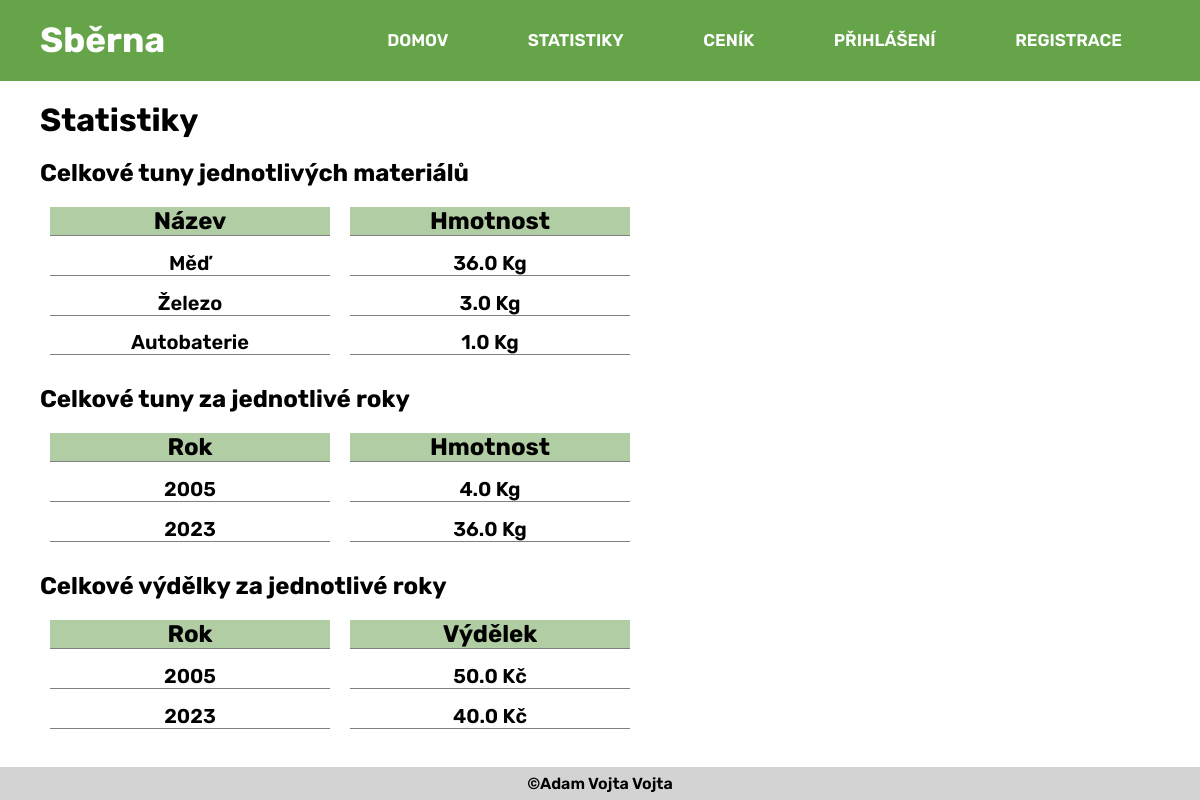
The app's page /statistiky, older data.
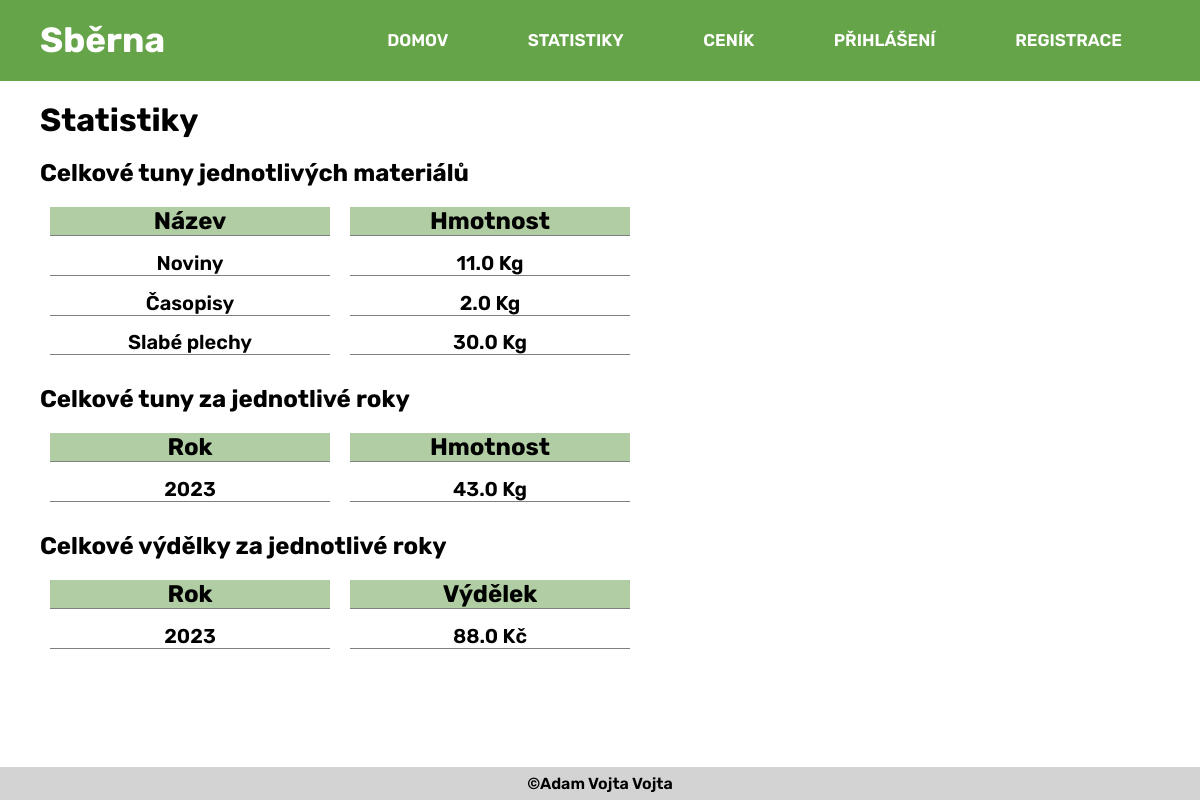
The same page, newer data.
### tables this page shows
CREATE TABLE typy_materialu (id_typu_materialu INTEGER NOT NULL PRIMARY KEY AUTOINCREMENT, nazev TEXT NOT NULL);

### app.py (the view)
@app.route('/statistiky')
def stats():
    connection = sqlite3.connect('sberna.db')
    cursor = connection.cursor()
    query = "SELECT typy_materialu.nazev, SUM(mnozstvi) celkove_mnozstvi FROM sbery JOIN polozka ON (sbery.id_sberu = polozka.id_sberu) JOIN typy_materialu ON (typy_materialu.id_typu_materialu = polozka.id_typu_materialu) GROUP BY typy_materialu.id_typu_materialu"
    cursor.execute(query)
    material_total=cursor.fetchall()
    query = "SELECT strftime('%Y',cas_odevzdani) AS rok, SUM(mnozstvi) AS mnozstvi FROM sbery JOIN polozka ON (sbery.id_sberu = polozka.id_sberu) JOIN typy_materialu ON (typy_materialu.id_typu_materialu = polozka.id_typu_materialu) GROUP BY strftime('%Y',cas_odevzdani)"
    cursor.execute(query)
    yearly_material_total=cursor.fetchall()
    query = "SELECT strftime('%Y',cas_odevzdani) AS rok, SUM(cena) AS cena FROM sbery JOIN polozka ON (sbery.id_sberu = polozka.id_sberu) JOIN ceny ON (polozka.id_ceny = ceny.id_ceny) GROUP BY strftime('%Y',cas_odevzdani)"
    cursor.execute(query)
    income_total=cursor.fetchall()
    connection.close()
    return render_template("stats.jinja2",material_total=material_total, yearly_material_total=yearly_material_total, income_total=income_total)

### templates/stats.jinja2 (shortened to what this page needs)
{% extends 'main.jinja2' %}
{% block content %}
<h1 class="headline">
Statistiky
</h1>
<h2 class="stats">Celkové tuny jednotlivých materiálů</h2>
<div class="row">
<div class="col">
  <h2>Název</h2>
    {% for i in material_total %}
	<p>{{i[0]}}</p>
	{%endfor%}
</div>
<div class="col">
  <h2>Hmotnost</h2>
    {% for i in material_total %}
	<p>{{i[1]}}{{" Kg"}}</p>
	{%endfor%}
</div>
</div>
<h2 class="stats">Celkové tuny za jednotlivé roky</h2>
<div class="row">
<div class="col">
  <h2>Rok</h2>
    {% for i in yearly_material_total %}
	<p>{{i[0]}}</p>
	{%endfor%}
</div>
<div class="col">
  <h2>Hmotnost</h2>
    {% for i in yearly_material_total %}
	<p>{{i[1]}}{{" Kg"}}</p>
	{%endfor%}
</div>
</div>
<h2 class="stats">Celkové výdělky za jednotlivé roky</h2>
<div class="row">
<div class="col">
  <h2>Rok</h2>
    {% for i in income_total %}
	<p>{{i[0]}}</p>
	{%endfor%}
</div>
<div class="col">
  <h2>Výdělek</h2>
    {% for i in income_total %}
	<p>{{i[1]}}{{" Kč"}}</p>
	{%endfor%}
</div>
</div>
{% endblock %}

### templates/main.jinja2 (shortened to what this page needs)
<!DOCTYPE html>
<html lang="cs">
<head>
    <link rel="stylesheet" href="{{ url_for('static', filename='css/structure.css') }}" type="text/css">
    <link rel="stylesheet" href="{{ url_for('static', filename='css/colors.css') }}" type="text/css">
    <link rel="stylesheet" href="{{ url_for('static', filename='css/text.css') }}" type="text/css">
</head>
<body>
    {% include 'nav.jinja2' %}
    <main>
    {% block content %}
    {% endblock %}
    </main>
    {% include 'footer.jinja2' %}
</body>
</html>

### templates/nav.jinja2 (shortened to what this page needs)
{% block nav %}
    <nav>
        <label class="logo">Sběrna</label>
        <ul>
            <li><a href="{{ url_for('home') }}">DOMOV</a></li>
            <li><a href="{{ url_for('stats') }}">STATISTIKY</a></li>
            <li><a href="{{ url_for('pricelist') }}">CENÍK</a></li>
            {%if "user" in session%}
            <li><a href="{{ url_for('profile') }}">PROFIL</a></li>
            <li><a href="{{ url_for('logout') }}">ODHLÁSIT</a></li>
            {% else %}
            <li><a href="{{ url_for('login') }}">PŘIHLÁŠENÍ</a></li>
            <li><a href="{{ url_for('reg') }}">REGISTRACE</a></li>
            {% endif %}
        </ul>
    </nav>
{% endblock %}

### templates/footer.jinja2
{% block footer %}
<footer>
<p>©Adam Vojta Vojta</p>
</footer>
{% endblock %}

### static/css/structure.css (style rules this page uses)
* { margin: 0; padding: 0; }
body { display: flex; flex-direction: column; min-height: 100vh; }
.headline { margin-left: 40px; margin-top: 20px; margin-bottom: 20px; }
nav { position:sticky; top:0; z-index:10; }
nav ul li a { text-decoration: none; font-size: 17px; text-transform: uppercase; border-radius: 3px; padding: 7px 13px; }
.logo { font-size: 35px; line-height: 80px; padding: 0 40px; font-weight: bold; }
nav ul { float: right; box-sizing: border-box; list-style: none; margin-right: 40px; z-index: 10; }
nav ul li { display: block; line-height: 80px; margin: 0 25px; }
ul { position: fixed; width: 100%; height: 100vh; top: 80px; left: -100%; text-align: center; transition: all .5s; }
footer { text-align: center; background-color: lightgray; padding: 7px 13px; margin-top: auto; }
h2.stats { margin-left: 40px; margin-bottom: 10px; }
.row { margin-left: 40px; margin-bottom: 20px; display: flex; }
.col > * { border-bottom: 1px solid gray; }
.col { text-align: center; float: left; width: 50%; padding: 10px; box-sizing: border-box; }
.row:after { content: ""; display: table; clear: both; }
.col > p, .cols > p { margin-top: 10px; }
.row { width: 50%; }
.col { background-color: white; }
.col h2 { background-color: #B1CDA3; }
.col p { font-size: 20px; margin-top: 12px; padding-top: 1%; }
@media only screen and (min-width: 1080px) { ul { position: static; width: auto; height: auto; transition: 0s; } }
@media only screen and (min-width: 1080px) { nav ul li { display: inline-block; } }
@media only screen and (min-width: 1080px) { nav { position: static; top: auto; z-index: auto; } }

### static/css/colors.css (style rules this page uses)
p { color: black; }
nav ul li a { color: white; }
.logo { color: white; }
nav { background: #66A449; }
ul { background: #B1CDA3; }
@media only screen and (min-width: 1080px) { ul { background: #66A449; } }

### static/css/text.css (style rules this page uses)
body { font-family: 'Rubik', sans-serif; font-weight: 600; }

Row changes from the older to the newer data that the page shows:
removed typy_materialu: nazev "Měď", i "36.0", value "Kg"
removed typy_materialu: nazev "Železo", i "3.0", value "Kg"
removed typy_materialu: nazev "Autobaterie", i "1.0", value "Kg"
added typy_materialu: nazev "Noviny", i "11.0", value "Kg"
added typy_materialu: nazev "Časopisy", i "2.0", value "Kg"
added typy_materialu: nazev "Slabé plechy", i "30.0", value "Kg"
Text that changed along with them:
new list line: "43.0 Kg"
new list line: "88.0 Kč"
list line gone: "2005"
list line gone: "4.0 Kg"
list line gone: "36.0 Kg"
list line gone: "50.0 Kč"
list line gone: "40.0 Kč"
